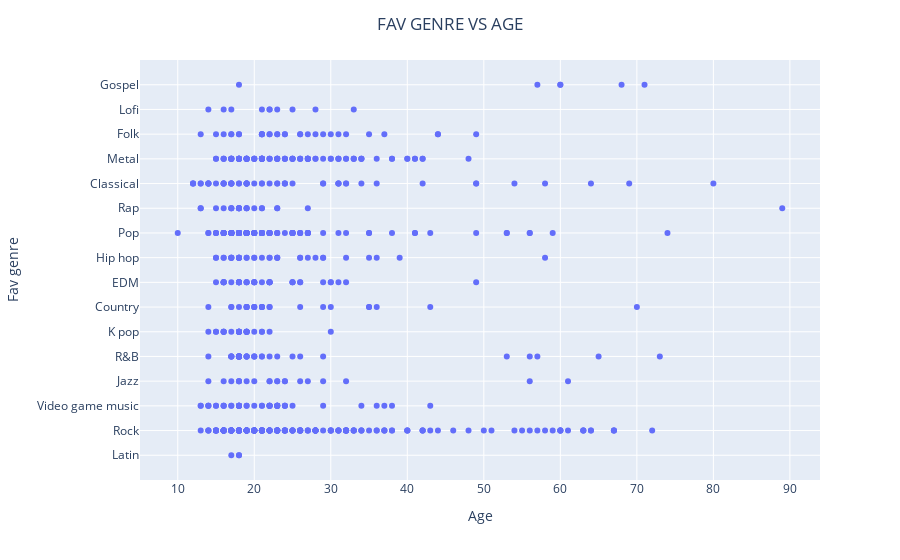

Notebook code for this chart:
### Markdown cell above
# Bubble chart

### Code cell
#buble chart age vs fav genre
fig = px.scatter(dat, x="Age", y="Fav genre",)
fig.update_layout(title_text='FAV GENRE VS AGE', title_x=0.5)
fig.show()

### Figure 1 — Plotly figure (JSON) as saved in the notebook; plotly's stock layout.template omitted (floating-point values rounded to 4 significant figures; data arrays with more than 128 entries replaced by an {"elided": "..."} marker saying what was removed)
{"data": [{"hovertemplate": "Age=%{x}<br>Fav genre=%{y}<extra></extra>", "legendgroup": "", "marker": {"color": "#636efa", "symbol": "circle"}, "mode": "markers", "name": "", "orientation": "h", "showlegend": false, "type": "scatter", "x": {"elided": "736 int values"}, "xaxis": "x", "y": {"elided": "736 str values"}, "yaxis": "y"}], "layout": {"legend": {"tracegroupgap": 0}, "margin": {"t": 60}, "title": {"text": "FAV GENRE VS AGE", "x": 0.5}, "xaxis": {"anchor": "y", "domain": [0, 1], "title": {"text": "Age"}}, "yaxis": {"anchor": "x", "domain": [0, 1], "title": {"text": "Fav genre"}}}}
